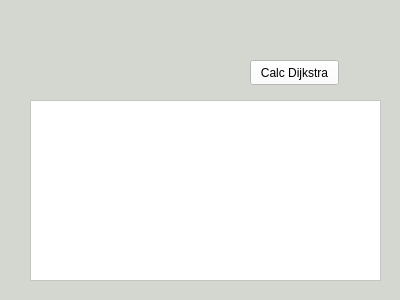
<?xml version="1.0" encoding="UTF-8"?>
<ui version="4.0">
 <class>MainWindow</class>
 <widget class="QMainWindow" name="MainWindow">
  <property name="geometry">
   <rect>
    <x>0</x>
    <y>0</y>
    <width>400</width>
    <height>300</height>
   </rect>
  </property>
  <property name="windowTitle">
   <string>MainWindow</string>
  </property>
  <widget class="QWidget" name="centralWidget">
   <property name="styleSheet">
    <string notr="true">background-color: rgb(211, 215, 207);</string>
   </property>
   <widget class="QPushButton" name="pushButton">
    <property name="geometry">
     <rect>
      <x>250</x>
      <y>60</y>
      <width>89</width>
      <height>25</height>
     </rect>
    </property>
    <property name="styleSheet">
     <string notr="true">background-color: rgb(255, 255, 255);</string>
    </property>
    <property name="text">
     <string>Calc Dijkstra</string>
    </property>
   </widget>
   <widget class="QTextBrowser" name="textBrowser">
    <property name="geometry">
     <rect>
      <x>30</x>
      <y>100</y>
      <width>351</width>
      <height>181</height>
     </rect>
    </property>
    <property name="styleSheet">
     <string notr="true">background-color: rgb(255, 255, 255);</string>
    </property>
   </widget>
  </widget>
 </widget>
 <layoutdefault spacing="6" margin="11"/>
 <resources/>
 <connections/>
</ui>
